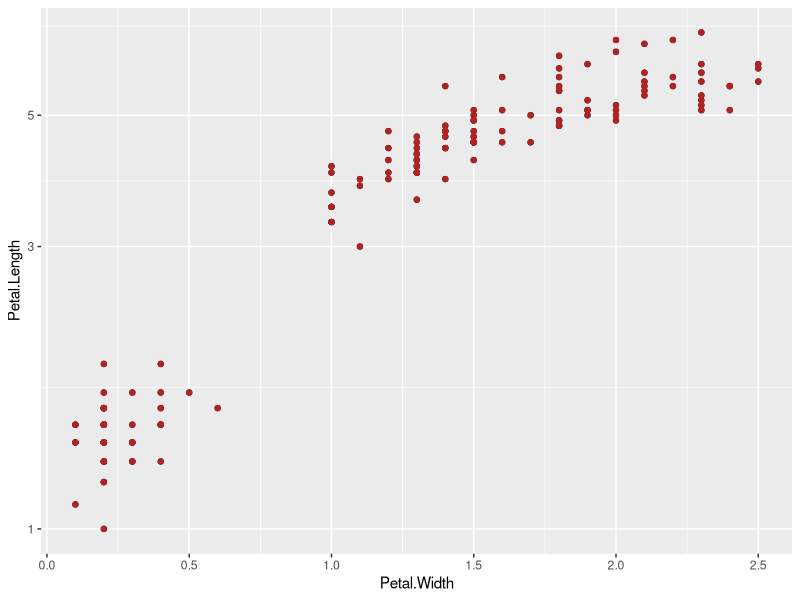

This figure's R source:
## ---- chunk 1
knitr::opts_chunk$set(
  echo = TRUE,
  message = FALSE,
  warning = FALSE
)
library("ggplot2")
library("dplyr")
## ---- chunk 2
"%||%" <- function(a, b) {
  if (!is.null(a)) a else b
}

"%|W|%" <- function(a, b) {
  if (!is.waive(a)) a else b
}

is.waive <- function(x) inherits(x, "waiver")
## ---- chunk 3
p <- ggplot(data = iris) + 
  geom_point(aes(x = Petal.Width, y = Petal.Length)) + 
  geom_point(aes(x = Petal.Width, y = Petal.Length), color = "firebrick") +
  scale_y_log10()

p
## ---- chunk 4
data_int <- function(data_plt, layers_plt) {
  # Return a named list of datasets, named `data-00`, `data-01`, ... 
  #join together default data and layer data
  dat <- append(list(data_plt), purrr::map(layers_plt, purrr::pluck, "data"))
  
  #format the lists of data
  dat <- purrr::map(dat, format_data_int)
  
  # how to name the datasets??
  
  # remove NULL entries
  purrr::discard(dat, is.null)
}
## ---- chunk 5

# create_meta_levels <- function(dat){
#   loc <- purrr::detect_index(dat, is.factor)
#   levels <- purrr::pluck(dat, loc, levels)
#   meta <- list(levels) ## How to evaluate the name first??
#   names(meta) <- names(dat)[loc]
#   meta
# }
# 
## ---- chunk 6
format_data_int <- function(dat) {
  if(is.waive(dat) || is.null(dat)) return(NULL) 
  else {
    list(
      metadata = purrr::map_chr(dat, class),
      variables = dat,
      hash = NULL # need to use digest package
    )
  }
}
## ---- chunk 7
str(data_int(p$data, p$layers))
## ---- chunk 8
format_data_spec <- function(dat) {
  list(
    metadata = dat$metadata,
    observations = purrr::transpose(dat$variables)
  )
}

data_spc <- function(data_int) {
  purrr::map(data_int, format_data_spec)
}
## ---- chunk 9
str(data_spc(data_int(p$data, p$layers)), max.level = 2)
## ---- chunk 10
get_layers <- function(layer) {
  pluck_layer <- purrr::partial(purrr::pluck, .x = layer)
  
  list(
    data = list(),
    geom = list(
      class = pluck_layer("geom", class, 1)
    ),
    mapping = pluck_layer("mapping") %>% purrr::map(get_mappings),
    aes_params = pluck_layer("aes_params"),
    stat = list(
      class = pluck_layer("stat", class, 1)
    )
  )
}


layer_int <- function(layer_plt) {
  purrr::map(layer_plt, get_layers)
}
## ---- chunk 11
get_mappings <- function(aes) {
  list(field = rlang::get_expr(aes),
       type = NULL
  ) 
}
## ---- chunk 12
str(layer_int(p$layers))
## ---- chunk 13
layer_spc <- function(layer_int, data_int, scales_spc) {
  
  
  
}
## ---- chunk 14

## ---- chunk 15

get_scales <- function(scale) {
  
  pluck_scale <- purrr::partial(purrr::pluck, .x = scale)

    
  list(
    name = pluck_scale("name"),
    class = pluck_scale(class, 1),
    aesthetics = pluck_scale("aesthetics"),
    transform = list(
      name = pluck_scale("trans", "name")
    )
  )
}

scale_spc <- function(scale_plt) {
  
  purrr::map(scale_plt, get_scales)
}
## ---- chunk 16
str(scale_spc(p$scales$scales))
## ---- chunk 17
find_scale_labs <- function(labs) {
  lab <- purrr::pluck(labs, "name")
  if(!is.waive(lab)) {
    names(lab) <- purrr::pluck(labs, "aesthetics", 1)
    lab
  }
  
}

labels_spc <- function(labels_plt, scales_plt) {
  # Find the right way to deal with labels - we could run into a
  # problem if we have, say, multiple color scales
  scale_labs <- purrr::map(p_scale$scales$scales, find_scale_labs)
  
  # How to replace the labels with scale labels???
  
}


## ---- chunk 18
p_lab <- ggplot(iris) + 
  geom_point(aes(x = Petal.Width, y = Petal.Length)) + 
  geom_point(aes(x = Petal.Width, y = Petal.Length), color = "firebrick") +
  scale_y_log10() +
  labs(x = "new lab")

p_scale <- ggplot(iris) + 
  geom_point(aes(x = Petal.Width, y = Petal.Length)) + 
  geom_point(aes(x = Petal.Width, y = Petal.Length), color = "firebrick") +
  scale_y_log10("new lab") 


